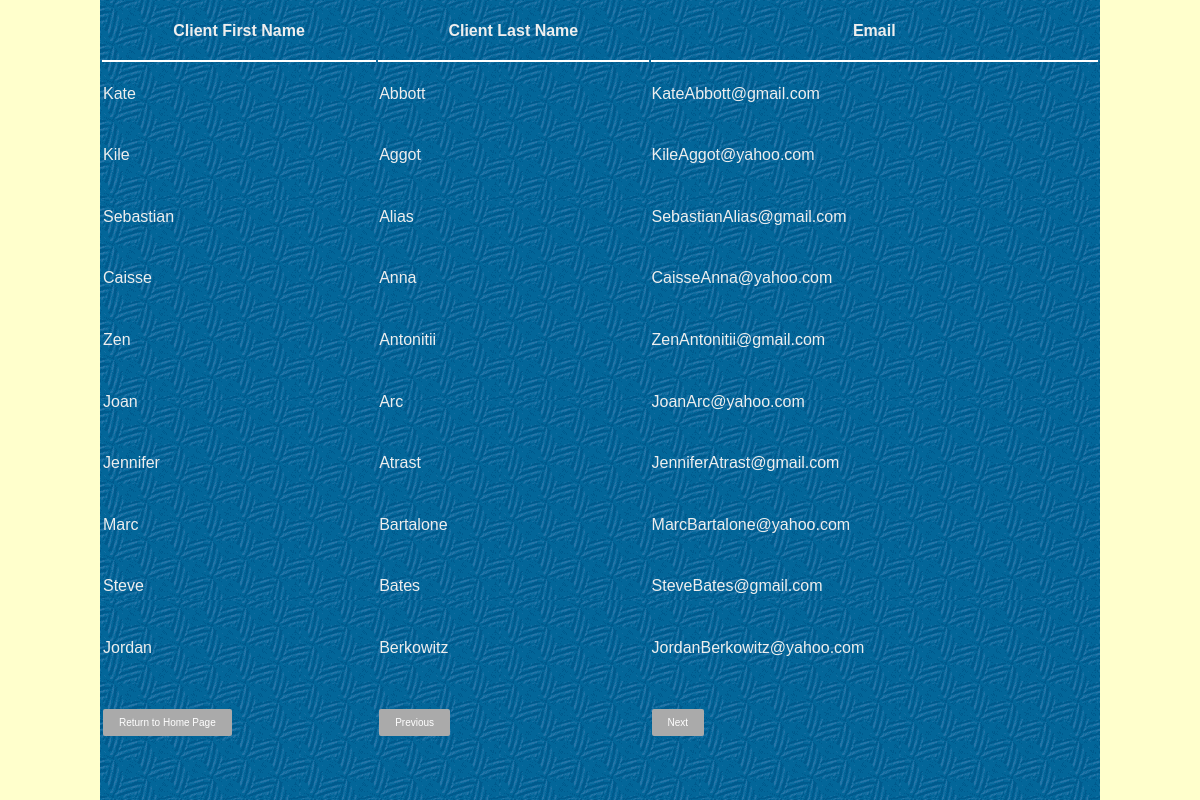
/data/show_data.php, run on the app's committed database.
### tables this page shows
CREATE TABLE IF NOT EXISTS CorpClient (
  cid INT NOT NULL,
  cfn VARCHAR(255) NOT NULL,
  cln VARCHAR(255) NOT NULL,
  cem VARCHAR(255) NOT NULL,
  dept_id INT NOT NULL,
  PRIMARY KEY (cid),
  CONSTRAINT fk_Client_Department1
    FOREIGN KEY (dept_id)
    REFERENCES Department (dept_id)
    ON DELETE NO ACTION
    ON UPDATE NO ACTION);

### data/show_data.php (the view, shortened to what this page needs)
<?php
require_once("db_connect.php");
include("../include/header_1.inc");
include("../include/header_2.inc");
$sql = "select * from corpclient";
$result = mysqli_query($link,$sql);
$rowcount=mysqli_num_rows($result);
if (!isset($_GET['startrow']) or !is_numeric($_GET['startrow'])) {
  $startrow = 0;
}
elseif($_GET['startrow']<=0)
{
  $startrow = 0;
}
elseif($_GET['startrow']<$rowcount and $_GET['startrow']!=0)
{
  $startrow = (int)$_GET['startrow'];
}
else
{
	$startrow = 0;
}
$query1 = "select cfn,cln,cem
from corpclient
order by cid
LIMIT $startrow, 10";
$result1 = mysqli_query($link,$query1);
echo"
<table id='showOutput'>
	<tr>
		<td class='client_data'>Client First Name</td><td class='client_data'>Client Last Name</td><td class='client_data'>Email</td></tr>";
		while($row = mysqli_fetch_array($result1))
		{
			echo"
			<tr>
			<td class='data_td'>{$row['cfn']}</td>" .
			"<td class='data_td'>{$row['cln']} </td>" .
			"<td class='data_td'>{$row['cem']}</td>".
			"</tr>";
		}
echo"
	<tr>
		<td>
			<button class='btn' onclick=\"window.location.href='../index.php'\">Return to Home Page</button>
		</td>
		<td>
			<a class='btn' href=".$_SERVER['PHP_SELF'].'?startrow='.($startrow-10);
			echo">Previous</a>
		</td>
		<td  colspan='3'>
			<a class='btn' href=".$_SERVER['PHP_SELF'].'?startrow='.($startrow+10);
			echo">Next</a>
		</td>
	</tr>
</table>";
include("../include/footer.inc");
?>

### include/header_1.inc
<!DOCTYPE html>
<html>
<head>

### include/header_2.inc (shortened to what this page needs)
<link href="../common/form_val.css" type="text/css" rel="stylesheet">
</head>
<body>
<div id="container">

### include/footer.inc
</div>
</body>
</html>

### common/form_val.css (style rules this page uses)
html,body { font-size:12pt; font-family:arial; color:#000000; background-color:#ffffcc; margin:0px; width:100%; height:100%; }
#container { position:relative; margin:auto; width:1000px; background-image:url(../images/table_bkgr.gif); min-height:100%; }
table { margin:auto; color:#eeeeee; width:1000px; min-height:768px; }
.btn { background-color: #aaaaaa; border: none; color: white; padding: 8px 16px; text-align: center; text-decoration: none; display: inline-block; font-size: 10px; border-radius: 2px; -webkit-transition-duration: 0.4s; transition-duration: 0.4s; }
.client_data { vertical-align:top; font-weight:bold; font-size:16px; height:5%; text-align:center; padding:2%; border-bottom-style:solid; border-bottom-width:2px; border-bottom-color:rgb(255,255,255); }

### data on the page
corpclient: cfn "Kate", cln "Abbott", cem "KateAbbott@gmail.com"
corpclient: cfn "Kile", cln "Aggot", cem "KileAggot@yahoo.com"
corpclient: cfn "Sebastian", cln "Alias", cem "SebastianAlias@gmail.com"
corpclient: cfn "Caisse", cln "Anna", cem "CaisseAnna@yahoo.com"
corpclient: cfn "Zen", cln "Antonitii", cem "ZenAntonitii@gmail.com"
corpclient: cfn "Joan", cln "Arc", cem "JoanArc@yahoo.com"
corpclient: cfn "Jennifer", cln "Atrast", cem "JenniferAtrast@gmail.com"
corpclient: cfn "Marc", cln "Bartalone", cem "MarcBartalone@yahoo.com"
corpclient: cfn "Steve", cln "Bates", cem "SteveBates@gmail.com"
corpclient: cfn "Jordan", cln "Berkowitz", cem "JordanBerkowitz@yahoo.com"
